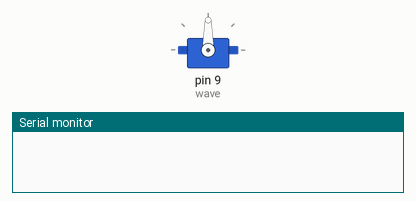
Recording of a sketch running on a simulated Arduino Uno, built with avr-gcc and run on an emulated ATmega328P. On the bench: servo, the last lines printed to the serial monitor. Random numbers use the default seed unless the sketch sets one.

Above: at 0.1 s.
At 5.15 s:
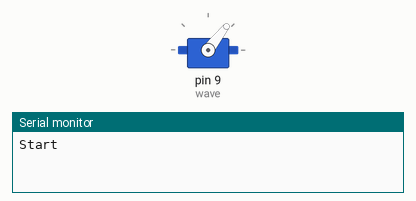
At 22.32 s:
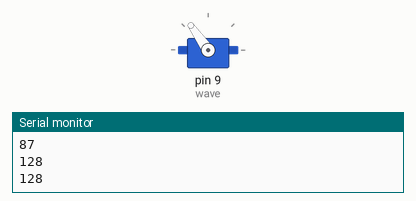
At 39.79 s:
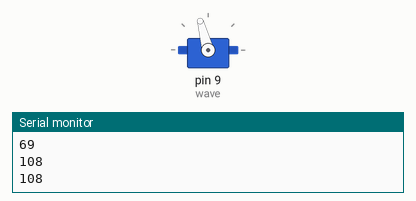
Timing chart, 0 to 40.0 s (numbered marks = the images above):
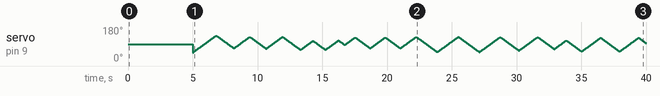

The sketch:

boatwave2.ino
```cpp
// moves from random high and low values smoothly

#include <Servo.h>

Servo wave;
int newLow = 45;
int curLow = 45;
int newHigh = 135;
int curHigh = 135;

int d = 20;

void setup() {
  wave.attach(9);
  wave.write(90);

  delay(5000);

  Serial.begin(9600);
  Serial.println("Start");
}

void loop() {
  // get new low for right

  newLow = floor(random(35, 90)); //
  // move from that low to new low smoothly
  // one of two options
  if (newLow > curLow) {
    for (int i = curLow; i < newLow; i++) {
      wave.write(i);
      delay(d);
    }
  } else {
    for (int i = curLow; i > newLow; i--) {
      wave.write(i);
      delay(d);
    }

  }

  // swap
  curLow = newLow;
  Serial.println(curLow);

  // move from cur low to curr high
  for (int i = curLow; i < curHigh; i++) {
    wave.write(i);
    delay(d);
  }
  // get new high for left
  newHigh = floor(random(90, 135));
  Serial.println(newHigh);

  // move from that high to new high smoothly
  if (newHigh < curHigh) {
    for (int i = curHigh; i > newHigh; i--) {
      wave.write(i);
      delay(d);
    }
  } else {
    for (int i = curHigh; i < newHigh; i++) {
      wave.write(i);
      delay(d);
    }

  }

  // swap high
  curHigh = newHigh;
  Serial.println(curHigh);

  // move form curHigh to curLow
  for (int i = curHigh; i > curLow; i--) {
    wave.write(i);
    delay(d);
  }


}
```
